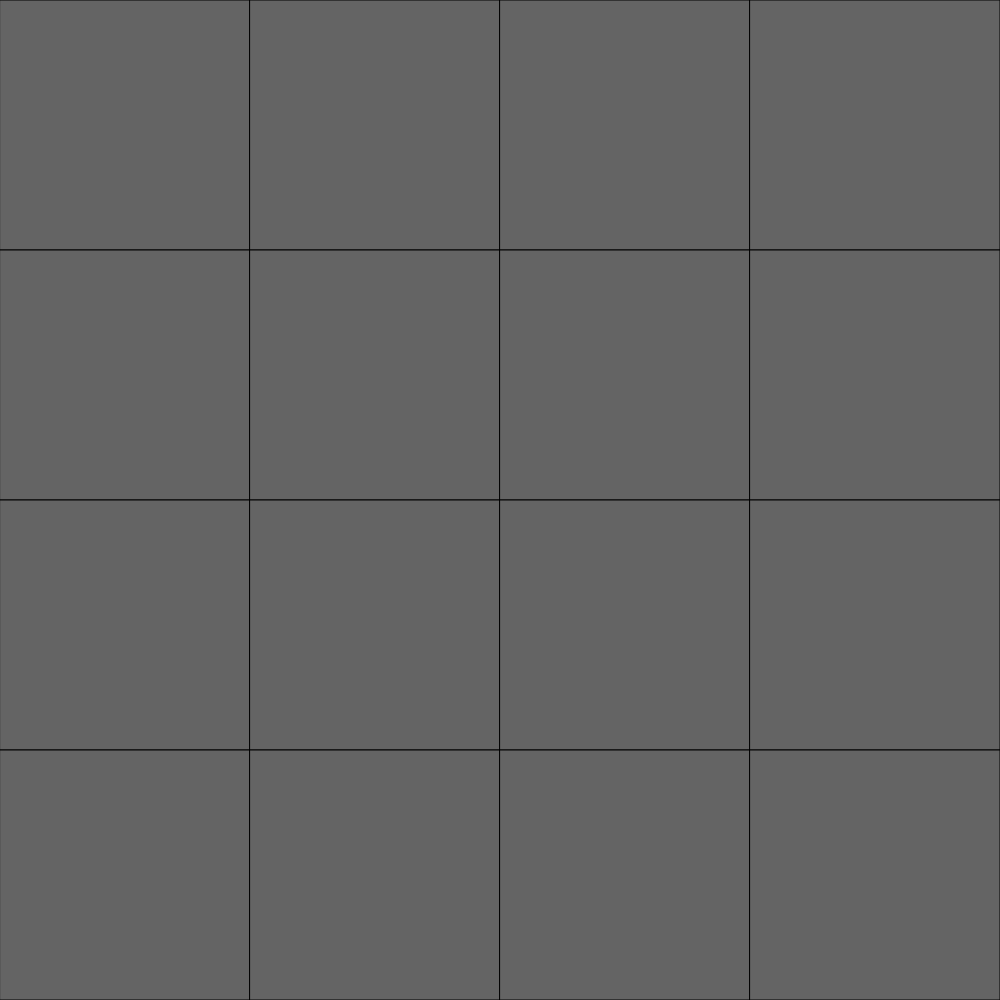
Frame 1 (no input)
Frame 60 (no input): identical to frame 1, image omitted
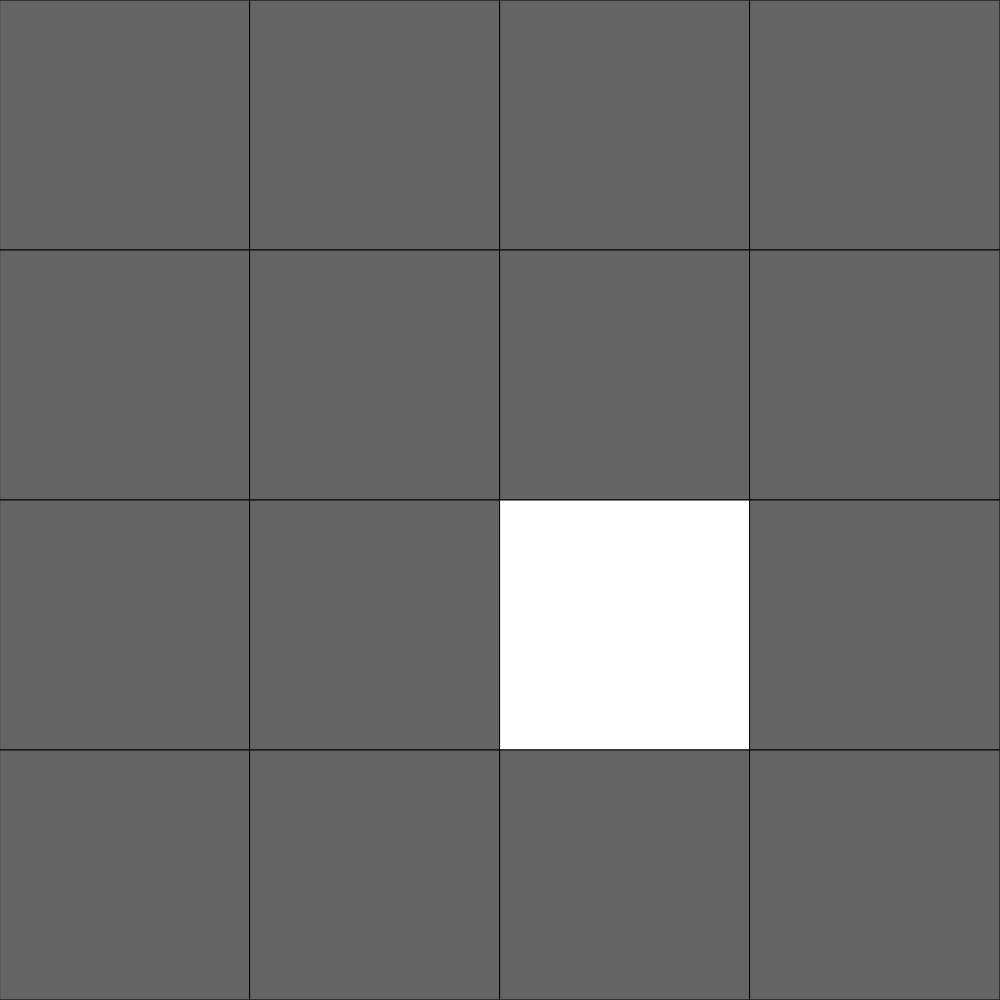
Frame 120 (the mouse pressed at the canvas centre since frame 60)

The p5.js sketch that drew these frames (run headless with seeded random() and noise() and a simulated clock; from frame 60 on, the mouse is pressed at the canvas centre):

// p5.js sketch
// ── sketch.js
// Memory Game Demo
// Oct 30, 2019

let grid; //empty grid
let completedGrid;   //answer key
let rows = 4;
let cols = 4;
let currentlySelectedCells = []; // whats currently clicked
const EMPTY = 100;
let currentlyAnimating = false;  // whether or not its staying or going back to greyt
let state = "gameplay";

function setup() {
  if (windowWidth > windowHeight) {
    createCanvas(windowHeight, windowHeight);
  }
  else {
    createCanvas(windowWidth, windowWidth);
  }
  completedGrid = createCompletedGrid();
  grid = createEmptyGrid(cols, rows);
}

function draw() {
  background(220);
  if (state === "gameplay") {
    displayGrid(grid, rows, cols);
  }
  else if (state === "win") {
    winScreen();
  }
}

function createCompletedGrid() {
  let colorList = ["blue", "red", "green", "yellow", "teal", "black", "purple", "white"];
  let pairs = [];
  for (let thisColor of colorList) {
    pairs.push(thisColor); 
    pairs.push(thisColor);
  }
  shuffle(pairs, true); // changes value of pairs to be randomized (SUPER USEFUL)

  let completedGrid = createEmptyGrid(cols, rows);
  //assign each color to a location
  let x = 0;
  let y = 0;
  for (let i = 0; i < pairs.length; i++) {
    completedGrid[y][x] = pairs[i];
    x++;
    if (x === cols) {
      y++;
      x = 0;
    }
  }
  return completedGrid;
}

function windowResized() {
  if (windowWidth > windowHeight) {
    createCanvas(windowHeight, windowHeight);
  }
  else {
    createCanvas(windowWidth, windowWidth);
  }
}

function mousePressed() {
  if (!currentlyAnimating) {
    let cellSize = width/cols;

    let xCoord = floor(mouseX / cellSize);
    let yCoord = floor(mouseY / cellSize);
    
    if (currentlySelectedCells.length < 2 && grid[yCoord][xCoord] === EMPTY) {
      grid[yCoord][xCoord] = completedGrid[yCoord][xCoord];
      let thisCell = {
        x: xCoord,                                                                                                   
        y: yCoord
      };
      currentlySelectedCells.push(thisCell);
    }
    if (currentlySelectedCells.length === 2) {
      //is it a pair?
      let firstColor = completedGrid[currentlySelectedCells[0].y][currentlySelectedCells[0].x];
      let secondColor = completedGrid[currentlySelectedCells[1].y][currentlySelectedCells[1].x];
      if (firstColor === secondColor) {
        //update grid to contain this pair
        currentlySelectedCells = [];
        if (gameIsWon()) {
          state = "win";
        }
      }
      else {
        //reset grid to remove whatever was chosen
        currentlyAnimating = true;
        window.setTimeout(animateWrongPair, 1000);
      }  
    }
  }
}

function animateWrongPair() {
  grid[currentlySelectedCells[0].y][currentlySelectedCells[0].x] = EMPTY;
  grid[currentlySelectedCells[1].y][currentlySelectedCells[1].x] = EMPTY;
  
  currentlySelectedCells = [];
  currentlyAnimating = false;
}

function createEmptyGrid() {
  let emptyGrid = [];
  for (let x = 0; x < cols; x++) {
    emptyGrid.push([]);
    for (let y = 0; y < rows; y++) {
      emptyGrid[x].push(EMPTY);
    }
  }
  return emptyGrid;
}

function displayGrid(grid, rows, cols) {
  let cellSize = width / cols;
  for (let y = 0; y < rows; y++) {
    for (let x = 0; x < cols; x++) {
      fill(grid[y][x]);
      rect(x*cellSize, y*cellSize, cellSize, cellSize);
    }
  }
}

function gameIsWon() {
  for (let i = 0; i < grid.length; i++) {
    for (let j = 0; j < grid[i].length; j++) {  
      if (grid[i][j] !== completedGrid[i][j]) {
        // at least one thing is different
        return false;
      }
    }
  }
  // can only get here if all items in the array are the same
  return true;
}

function winScreen() {
  background(255);
  fill(0);
  textSize(85);
  textAlign(CENTER, CENTER);
  text("YOU WIN!", width/2, height/2);
}
